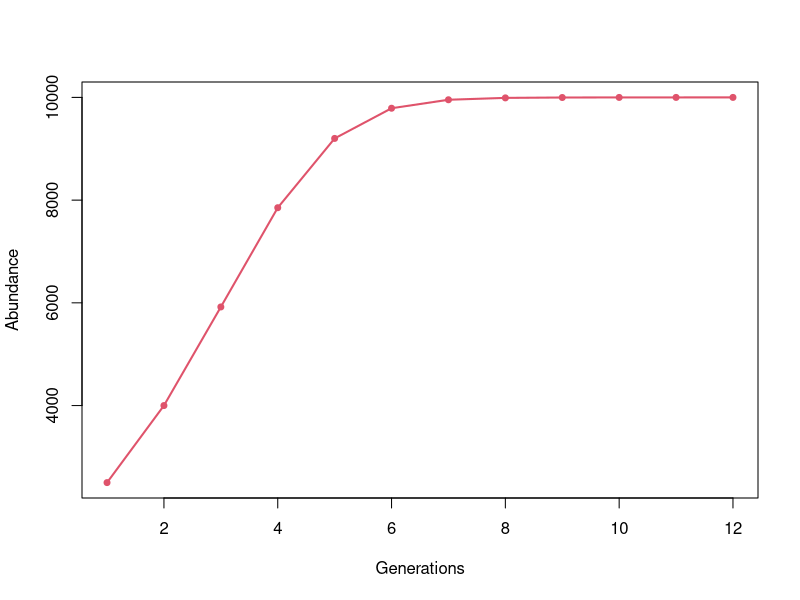

Recreate this plot in R.
# Lab08
# Make the discrete-time logistic growth model from lab04 into a function
# that takes r,k,starting abundance, and generations as arguments
# Make that function produce a plot
# Make the function save abundance and generations in a file of the working directory


GrowthModel <- function(r, K, generations, startingabundance){
  n <- seq(1,generations,1) 
  generations <- seq(from = 1, to = generations, by = 1)
  n[1] <- startingabundance
  for(t in 2:length(n)){
    n[t] = n[t-1] + ( r * n[t-1] * (K - n[t-1])/K )
   
  }
  plot(generations, n, xlab = "Generations", ylab = "Abundance", cex = 0.8, pch = 19, col = 2)
  lines(generations,n, col = 2, lwd = 2)
  GrowthResults <- cbind(generations,n)
  colnames(GrowthResults)[1] <- "Generations"
  colnames(GrowthResults)[2] <- "Abundance"
  write.csv(x = GrowthResults, file = "GrowthModel.csv", row.names = FALSE) 
}

# Test call
GrowthModel(0.8,10000,12,2500)
